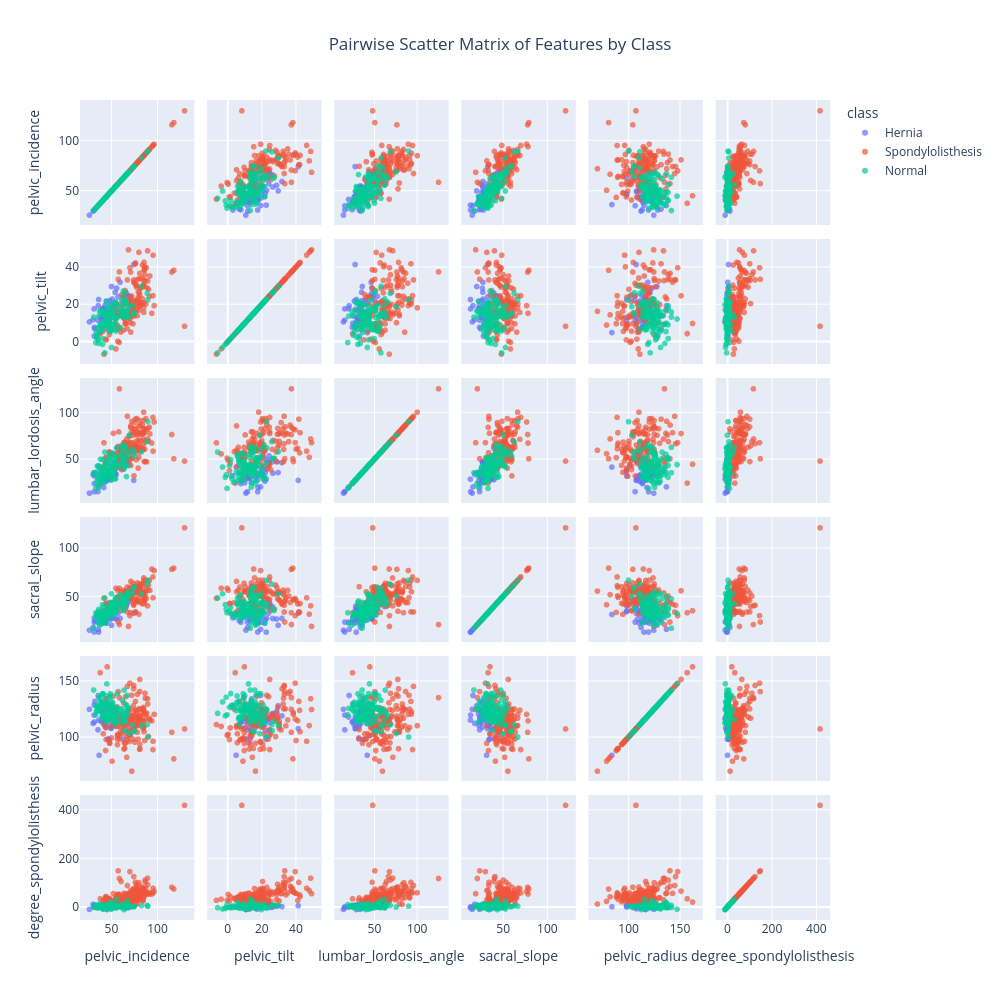
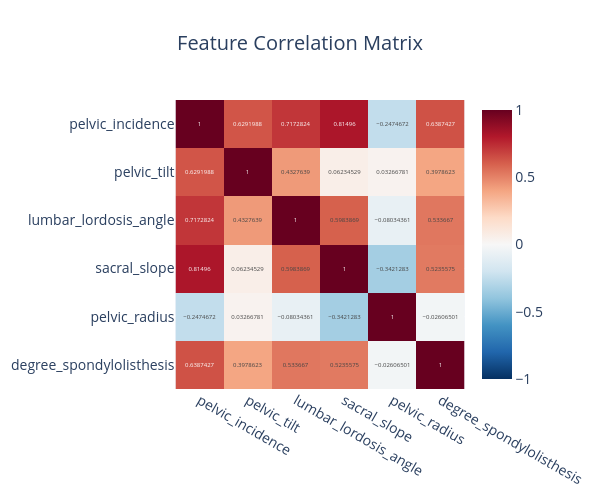

Notebook cell for these charts, in order:
### Markdown cell above
## 1.1 Exploratory Data Analysis

### Code cell
# %% Exploratory Data Analysis
# Pair plot
fig_pair = px.scatter_matrix(
    df,
    dimensions=df.columns[:-1].tolist(),
    color='class',
    title='Pairwise Scatter Matrix of Features by Class',
    opacity=0.7
)
fig_pair.update_layout(
    title_x=0.5,
    font=dict(size=12),
    width=1000,
    height=1000
)
fig_pair.show()

# Correlation heatmap
corr_matrix = df.drop('class', axis=1).corr()
fig_corr = px.imshow(
    corr_matrix,
    text_auto=True,
    color_continuous_scale='RdBu_r',
    zmin=-1, zmax=1,
    title='Feature Correlation Matrix'
)
fig_corr.update_layout(
    title_x=0.5,
    width=600,
    height=500,
    font=dict(size=14)
)
fig_corr.show()

# Static correlation heatmap
plt.figure(figsize=(8, 6))
sns.heatmap(corr_matrix, annot=True, cmap='coolwarm', fmt='.2f', linewidths=0.5)
plt.title('Feature Correlation Matrix')
plt.tight_layout()
plt.savefig('plots/correlation_heatmap_vertebral.png', dpi=300)
plt.show()
